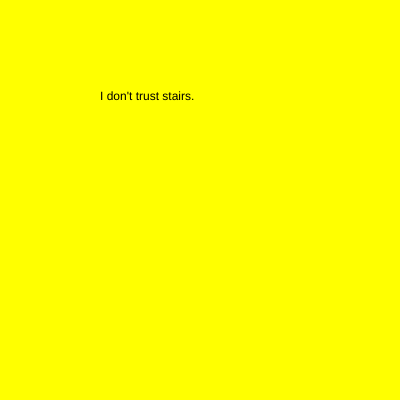
Frame 1 (no input)
Frame 60 (no input): identical to frame 1, image omitted
Frame 120 (the mouse pressed at the canvas centre since frame 60): identical to frame 1, image omitted

The p5.js sketch that drew this single still picture (run headless with seeded random() and noise() and a simulated clock; from frame 60 on, the mouse is pressed at the canvas centre):

// p5.js sketch
// ── sketch.js
let state = 0;

function setup() {
  createCanvas(400, 400);
}

function draw() {

  background(100);

  switch (state) {

    case 0:
      background("yellow") ;
      text("I don't trust stairs.", 100, 100);
      break;

    case 1:
    background("orange")
      text("why?", 100, 100);
      break;

    case 2:
    background("yellow")
      text("They're always up to something.", 100, 100);
      break;

  }
}

function mouseReleased() {
  state++;
  if (state > 2) state = 0;

}
